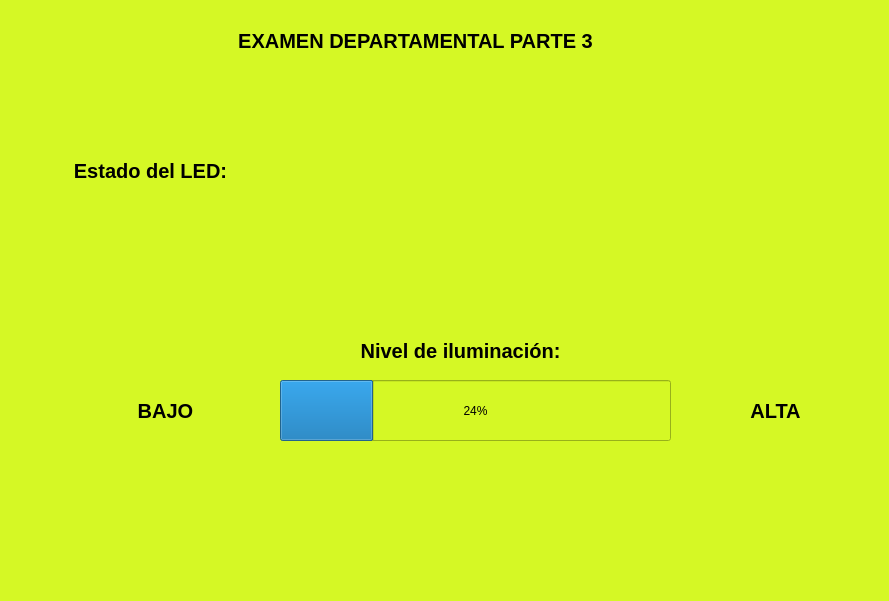
<?xml version="1.0" encoding="UTF-8"?>
<ui version="4.0">
 <class>MainWindow</class>
 <widget class="QMainWindow" name="MainWindow">
  <property name="geometry">
   <rect>
    <x>0</x>
    <y>0</y>
    <width>889</width>
    <height>601</height>
   </rect>
  </property>
  <property name="windowTitle">
   <string>MainWindow</string>
  </property>
  <property name="styleSheet">
   <string notr="true">background-color: rgb(213, 248, 37);</string>
  </property>
  <widget class="QWidget" name="centralwidget">
   <widget class="QLabel" name="estado_led">
    <property name="geometry">
     <rect>
      <x>330</x>
      <y>110</y>
      <width>311</width>
      <height>121</height>
     </rect>
    </property>
    <property name="font">
     <font>
      <pointsize>15</pointsize>
      <weight>75</weight>
      <bold>true</bold>
     </font>
    </property>
    <property name="text">
     <string/>
    </property>
    <property name="alignment">
     <set>Qt::AlignCenter</set>
    </property>
   </widget>
   <widget class="QProgressBar" name="progressBar">
    <property name="geometry">
     <rect>
      <x>280</x>
      <y>380</y>
      <width>391</width>
      <height>61</height>
     </rect>
    </property>
    <property name="value">
     <number>24</number>
    </property>
   </widget>
   <widget class="QLabel" name="label">
    <property name="geometry">
     <rect>
      <x>310</x>
      <y>330</y>
      <width>301</width>
      <height>41</height>
     </rect>
    </property>
    <property name="font">
     <font>
      <pointsize>15</pointsize>
      <weight>75</weight>
      <bold>true</bold>
     </font>
    </property>
    <property name="text">
     <string>Nivel de iluminación:</string>
    </property>
    <property name="alignment">
     <set>Qt::AlignCenter</set>
    </property>
   </widget>
   <widget class="QLabel" name="label_2">
    <property name="geometry">
     <rect>
      <x>0</x>
      <y>150</y>
      <width>301</width>
      <height>41</height>
     </rect>
    </property>
    <property name="font">
     <font>
      <pointsize>15</pointsize>
      <weight>75</weight>
      <bold>true</bold>
     </font>
    </property>
    <property name="text">
     <string>Estado del LED:</string>
    </property>
    <property name="alignment">
     <set>Qt::AlignCenter</set>
    </property>
   </widget>
   <widget class="QLabel" name="label_3">
    <property name="geometry">
     <rect>
      <x>190</x>
      <y>20</y>
      <width>451</width>
      <height>41</height>
     </rect>
    </property>
    <property name="font">
     <font>
      <pointsize>15</pointsize>
      <weight>75</weight>
      <bold>true</bold>
     </font>
    </property>
    <property name="text">
     <string>EXAMEN DEPARTAMENTAL PARTE 3</string>
    </property>
    <property name="alignment">
     <set>Qt::AlignCenter</set>
    </property>
   </widget>
   <widget class="QLabel" name="label_4">
    <property name="geometry">
     <rect>
      <x>100</x>
      <y>390</y>
      <width>131</width>
      <height>41</height>
     </rect>
    </property>
    <property name="font">
     <font>
      <pointsize>15</pointsize>
      <weight>75</weight>
      <bold>true</bold>
     </font>
    </property>
    <property name="text">
     <string>BAJO</string>
    </property>
    <property name="alignment">
     <set>Qt::AlignCenter</set>
    </property>
   </widget>
   <widget class="QLabel" name="label_5">
    <property name="geometry">
     <rect>
      <x>710</x>
      <y>390</y>
      <width>131</width>
      <height>41</height>
     </rect>
    </property>
    <property name="font">
     <font>
      <pointsize>15</pointsize>
      <weight>75</weight>
      <bold>true</bold>
     </font>
    </property>
    <property name="text">
     <string>ALTA</string>
    </property>
    <property name="alignment">
     <set>Qt::AlignCenter</set>
    </property>
   </widget>
  </widget>
  <widget class="QMenuBar" name="menubar">
   <property name="geometry">
    <rect>
     <x>0</x>
     <y>0</y>
     <width>889</width>
     <height>26</height>
    </rect>
   </property>
  </widget>
  <widget class="QStatusBar" name="statusbar"/>
 </widget>
 <resources/>
 <connections/>
</ui>
